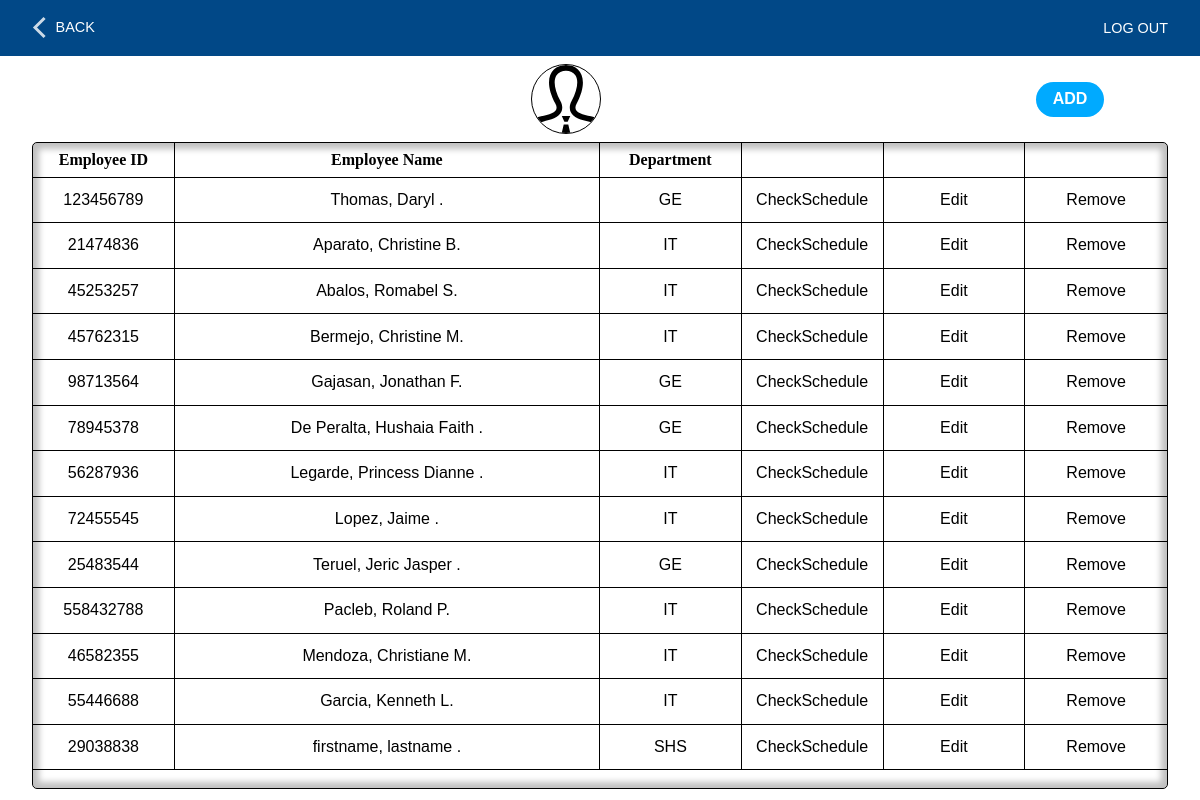
The app's page /professors.php (signed in) with its own data.
### tables this page shows
CREATE TABLE `professors` (
  `id` int(11) NOT NULL,
  `emp_no` int(11) NOT NULL,
  `last_name` tinytext NOT NULL,
  `first_name` tinytext NOT NULL,
  `middle_initial` tinytext NOT NULL,
  `suffix` tinytext NOT NULL,
  `dept_id` int(11) NOT NULL,
  `is_active` tinyint(1) NOT NULL DEFAULT 1
);

CREATE TABLE `departments` (
  `dept_id` int(11) NOT NULL,
  `dept_name` varchar(5) NOT NULL,
  `dept_desc` text NOT NULL
);

### classes/dbh.class.php (called while the page is built, shortened)
<?php
class Dbh {
   private $host = "localhost";
   private $user = "root";
   private $pwd = "";
   private $dbName = "ClassSchedulingSystem";
   protected function connect(){
      try{
         $dsn = 'mysql:host='. $this->host .';dbname='. $this->dbName;
         $pdo = new PDO($dsn, $this->user, $this->pwd);
         $pdo->setAttribute(PDO::ATTR_DEFAULT_FETCH_MODE, PDO::FETCH_ASSOC);
         return $pdo;
      } catch(PDOException $e){
         trigger_error("Error: " . $e->getMessage());
      }
   }
}

### classes/professors.class.php (called while the page is built, shortened)
<?php
class Professors extends Dbh{
   protected function getProfessors(){
      $sql = "SELECT * FROM professors INNER JOIN departments ON professors.dept_id = departments.dept_id WHERE is_active = 1";
      $stmt = $this->connect()->prepare($sql);
      $stmt->execute();
      $result = $stmt->fetchAll();
      return $result;
   }
}

### classes/professorsview.class.php (the view, shortened to what this page needs)
<?php
class ProfessorsView extends Professors{
   public function DisplayProfessors(){
      $results = $this->getProfessors();
      foreach($results as $result){
         $fullName = "{$result['last_name']}, {$result['first_name']} {$result['middle_initial']}. {$result['suffix']}";
         echo "<ul class='module__List'>
            <li class='module__Item'>". $result['emp_no'] ."</li>
            <li class='module__Item'>". $fullName ."</li>
            <li class='module__Item'>". $result['dept_name'] ."</li>
            <li class='module__Item'><a href='#'>CheckSchedule</a></li>
            <li class='module__Item'><a href=?id=". $result['id'] ."> Edit</a></li>
            <li class='module__Item'>
               <form onsubmit='return submitForm(this)' action='./includes/professors.inc.php' method='POST'>
                  <input name='id' type='hidden' value='". $result['id'] ."'>
                  <button name='profDelete' type='submit'>Remove</button>
               </form>
            </li>
         </ul>";
      }
   }
}

### styles/admin.css (style rules this page uses)
* { margin: 0; padding: 0; -webkit-box-sizing: border-box; box-sizing: border-box; font-family: Arial, Helvetica, sans-serif; }
html { height: 100vh; }
body { height: 100%; line-height: 1.5; display: -webkit-box; display: -ms-flexbox; display: flex; -webkit-box-orient: vertical; -webkit-box-direction: normal; -ms-flex-direction: column; flex-direction: column; }
body ul { list-style: none; }
body button, body .button { cursor: pointer; height: 35px; width: 68px; border: none; text-decoration: none; outline: none; display: -ms-grid; display: grid; place-content: center; }
.module a { text-decoration: none; }
.module__List { width: 100%; display: -ms-grid; display: grid; -webkit-box-pack: space-evenly; -ms-flex-pack: space-evenly; justify-content: space-evenly; border-bottom: 1px solid black; }
.module__Item { display: -ms-grid; display: grid; place-content: center; padding: .3em 0; border-right: 1px solid black; }
.module__Item a { color: black; }
.module__Item:last-child { border: none; }
.module__Item:last-child button { font-size: 1rem; background: none; }
.professors .module__List { -ms-grid-columns: 1fr 3fr (1fr)[4]; grid-template-columns: 1fr 3fr repeat(4, 1fr); }

### records on screen
professors: emp_no "123456789", fullName "Thomas, Daryl .", dept.dept_name "GE"
professors: emp_no "21474836", fullName "Aparato, Christine B.", dept.dept_name "IT"
professors: emp_no "45253257", fullName "Abalos, Romabel S.", dept.dept_name "IT"
professors: emp_no "45762315", fullName "Bermejo, Christine M.", dept.dept_name "IT"
professors: emp_no "98713564", fullName "Gajasan, Jonathan F.", dept.dept_name "GE"
professors: emp_no "78945378", fullName "De Peralta, Hushaia Faith .", dept.dept_name "GE"
professors: emp_no "56287936", fullName "Legarde, Princess Dianne .", dept.dept_name "IT"
professors: emp_no "72455545", fullName "Lopez, Jaime .", dept.dept_name "IT"
professors: emp_no "25483544", fullName "Teruel, Jeric Jasper .", dept.dept_name "GE"
professors: emp_no "558432788", fullName "Pacleb, Roland P.", dept.dept_name "IT"
professors: emp_no "46582355", fullName "Mendoza, Christiane M.", dept.dept_name "IT"
professors: emp_no "55446688", fullName "Garcia, Kenneth L.", dept.dept_name "IT"
professors: emp_no "29038838", fullName "firstname, lastname .", dept.dept_name "SHS"
